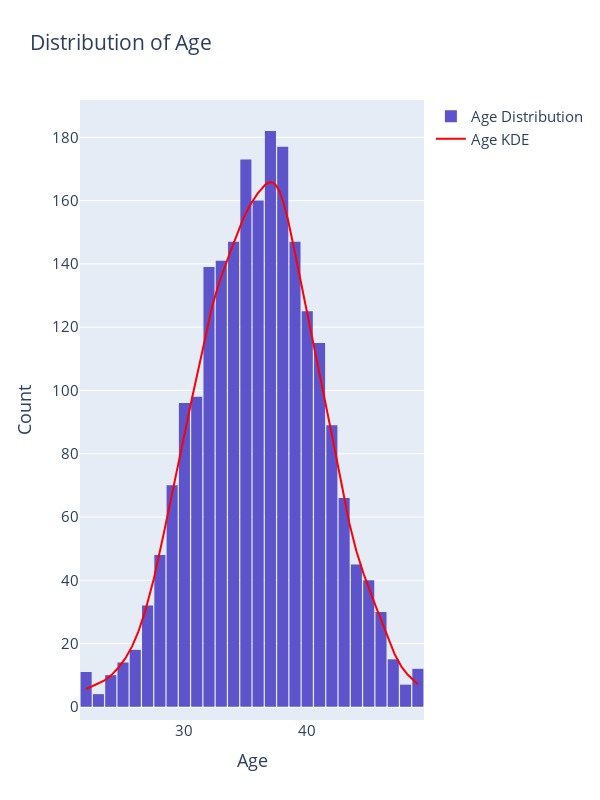

This figure's notebook cell:
### Markdown cell above
Histogram for `Age` distribution

### Code cell
import plotly.graph_objects as go
import numpy as np
from scipy.stats import gaussian_kde

# Assuming combined_data is a pandas DataFrame already defined

fig = go.Figure()
fig.update_layout(
    width=600,
    height=800,
    font_size=15
)

fig.add_trace(go.Histogram(
    x=combined_data['Age'],
    nbinsx=28,
    marker_color='#5d53cb',
    name='Age Distribution'
))

# Calculate the KDE
age_values = combined_data['Age'].dropna()
kde = gaussian_kde(age_values)
x_range = np.linspace(age_values.min(), age_values.max(), 1000)
kde_values = kde(x_range)

fig.add_trace(go.Scatter(
    x=x_range,
    y=kde_values * len(age_values) * (age_values.max() - age_values.min()) / 28,
    mode='lines',
    line=dict(color='red', width=2),
    name='Age KDE'
))

# Thêm tiêu đề và lưu biểu đồ
fig.update_layout(
    title='Distribution of Age',
    xaxis_title='Age',
    yaxis_title='Count',
    bargap=0.1
)

fig.show()

### Figure 1 — Plotly figure (JSON) as saved in the notebook; plotly's stock layout.template omitted (floating-point values rounded to 4 significant figures; data arrays with more than 128 entries replaced by an {"elided": "..."} marker saying what was removed)
{"data": [{"marker": {"color": "#5d53cb"}, "name": "Age Distribution", "nbinsx": 28, "type": "histogram", "x": {"elided": "2211 int values"}}, {"line": {"color": "red", "width": 2}, "mode": "lines", "name": "Age KDE", "type": "scatter", "x": {"elided": "1000 float values"}, "y": {"elided": "1000 float values"}}], "layout": {"bargap": 0.1, "font": {"size": 15}, "height": 800, "title": {"text": "Distribution of Age"}, "width": 600, "xaxis": {"title": {"text": "Age"}}, "yaxis": {"title": {"text": "Count"}}}}
